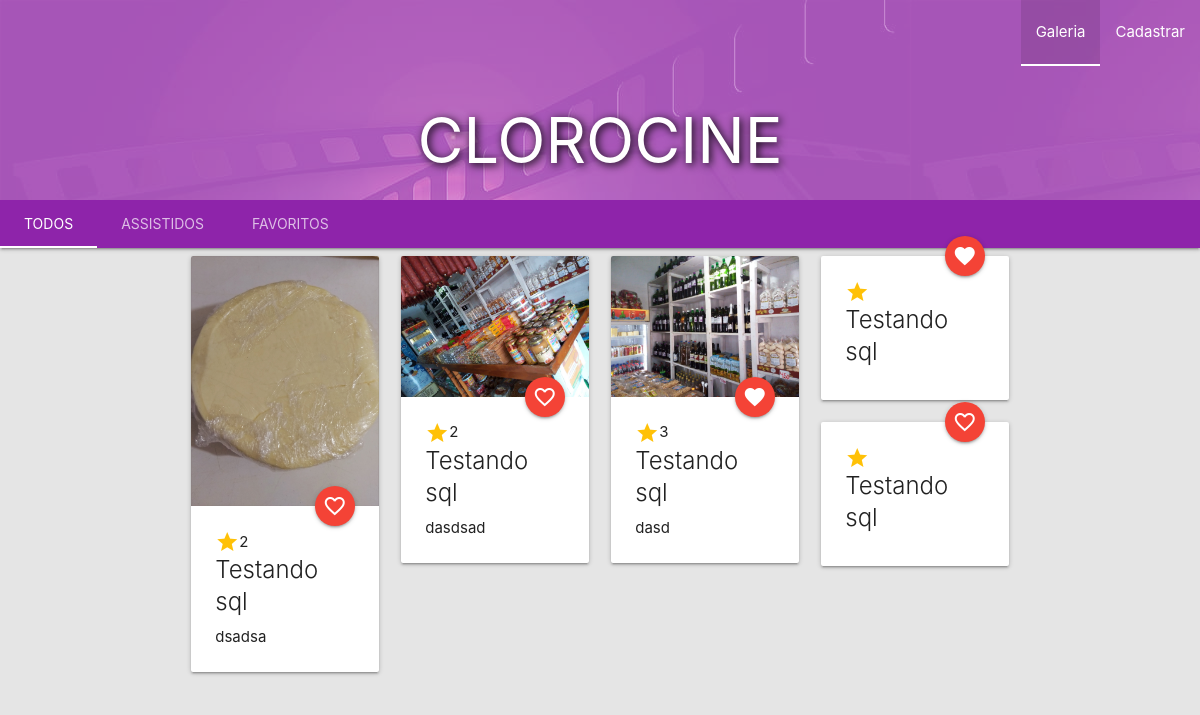
The page / on the database its author committed.
### tables this page shows
CREATE TABLE filmes(
    id INTEGER PRIMARY KEY AUTOINCREMENT,
    titulo VARCHAR (200) NOT NULL,
    poster VARCHAR (200),
    sinopse TEXT,
    nota DECIMAL (2,1)
    , favorito INT DEFAULT 0);

### repository/Conexao.php (called while the page is built)
<?php
class Conexao
{
    public static function criar(): PDO
    {
        return new PDO("sqlite:db/filmes.db");
    }
}

### controllers/FilmesController.php (called while the page is built, shortened)
<?php
require_once "repository\FilmesRepositoryPDO.php";
class FilmesControoler {
    public function index()
    {
        $filmesRepository = new FilmesRepositoryPDO();
        return $filmesRepository->listarTodos();
    }
}

### repository/FilmesRepositoryPDO.php (called while the page is built, shortened)
<?php
require_once "repository\Conexao.php";
class FilmesRepositoryPDO
{
    protected $conexao;
    public function __construct()
    {
        $this->conexao = Conexao::criar();
    }
    public function listarTodos(): array
    {
        $filmesLista = [];
        $sql = "SELECT * FROM filmes";
        $filmes = $this->conexao->query($sql);
        while ($filme = $filmes->fetchObject())
        {
            array_push($filmesLista, $filme);
        }
        return $filmesLista;
    }
}

### views/galeria.php (the view, shortened to what this page needs)
<?php require_once "cabecalho.php" ?>
<?php
$controller = new FilmesControoler();
$filmes = $controller->index();
?>
<body>
    <nav class="nav-extended purple lighten-3">
        <div class="nav-wrapper">
            <ul id="nav-mobile" class="right">
                <li class="active"><a href="/">Galeria</a></li>
                <li><a href="/novo">Cadastrar</a></li>
            </ul>
        </div>
        <div class="nav-header center">
            <h1>CLOROCINE</h1>
        </div>
        <div class="nav-content">
            <ul class="tabs tabs-transparent purple darken-1">
                <li class="tab"><a class="active" href="#test1">Todos</a></li>
                <li class="tab"><a href="#test2">Assistidos</a></li>
                <li class="tab"><a href="#test3">Favoritos</a></li>
            </ul>
        </div>
    </nav>
    <div class="container">
        <div class="row">
            <?php foreach ($filmes as $filme) : ?>
                <div class="col s12 m6 l3">
                    <div class="card hoverable">
                        <div class="card-image">
                            <img src="<?= $filme->poster; ?>">
                            <button data-id="<?= $filme->id; ?>" class="btn-fav btn-floating halfway-fab waves-effect waves-light red"><i class="material-icons"><?= ($filme->favorito) ? "favorite" : "favorite_border"; ?></i></button>
                        </div>
                        <div class="card-content">
                            <p class="valign-wrapper"><i class="material-icons amber-text">star</i><?= $filme->nota; ?></p>
                            <span class="card-title"><?= $filme->titulo; ?></span>
                            <p><?= $filme->sinopse; ?></p>
                        </div>
                    </div>
                </div>
            <?php endforeach; ?>
        </div>
    </div>
</body>
</html>

### index.php (shortened to what this page needs)
<?php
require "controllers\FilmesController.php";
$rota = $_SERVER["REQUEST_URI"];
if ($rota === "/") {
    require "views/galeria.php";
    exit();
}

### views/cabecalho.php (shortened to what this page needs)
<!DOCTYPE html>
<html lang="pt-br">
<head>
    <link rel="stylesheet" href="https://cdnjs.cloudflare.com/ajax/libs/materialize/1.0.0/css/materialize.min.css">
    <link rel="stylesheet" href="/style.css">
</head>

### style.css (style rules this page uses)
body { background-color: #e5e5e5; }
.nav-extended { background-image:url("img/cinema-strip-movie-film-video.jpg"); background-blend-mode: soft-light; }
.active { border-bottom: solid 2px #fff; background-color: transparent; }
.nav-header h1 { text-shadow: 2px 2px 8px black; }

### rows shown on the page
filmes: poster (picture), nota "2", titulo "Testando sql", sinopse "dsadsa"
filmes: poster (picture), nota "2", titulo "Testando sql", sinopse "dasdsad"
filmes: poster (picture), nota "3", titulo "Testando sql", sinopse "dasd"
filmes: titulo "Testando sql"
filmes: titulo "Testando sql"
